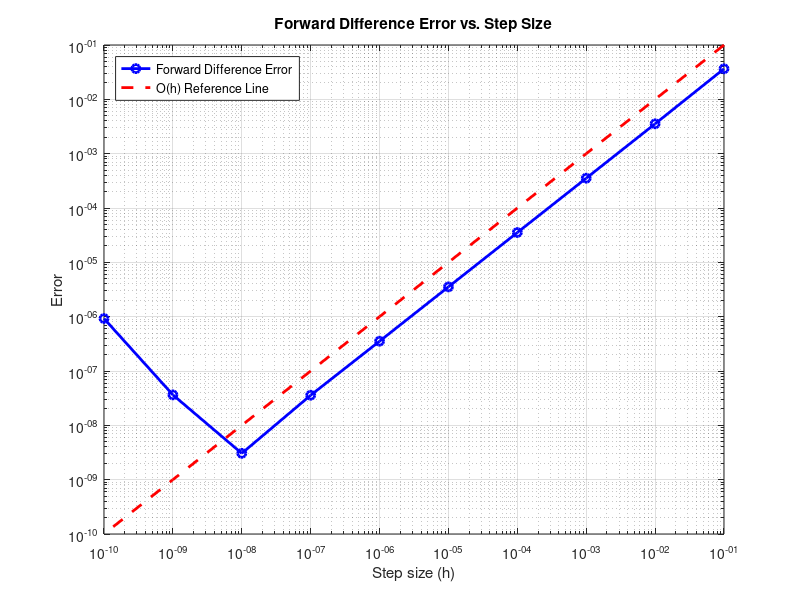

Reproduce this figure in MATLAB.
function forward_difference_study()
    % Define the function and its exact derivative
    f = @(x) sin(x);
    df_exact = @(x) cos(x);

    % Choose a point to evaluate the derivative
    x0 = pi/4;

    % Define a range of step sizes
    h = logspace(-1, -10, 10);

    % Initialize arrays to store errors and ratios
    errors = zeros(size(h));
    ratios = zeros(size(h) - 1);

    % Compute errors for each step size
    for i = 1:length(h)
        df_approx = forward_difference(f, x0, h(i));
        errors(i) = abs(df_approx - df_exact(x0));
    end

    % Compute ratios of successive errors
    for i = 1:length(h)-1
        ratios(i) = errors(i) / errors(i+1);
    end

    % Plot the results
    figure;
    loglog(h, errors, 'b-o', 'LineWidth', 2);
    hold on;
    loglog(h, h, 'r--', 'LineWidth', 2);
    xlabel('Step size (h)');
    ylabel('Error');
    title('Forward Difference Error vs. Step Size');
    legend('Forward Difference Error', 'O(h) Reference Line', 'Location', 'northwest');
    grid on;

    % Display the error ratios
    disp('Ratios of successive errors:');
    disp(ratios);

    % Compute and display the average ratio
    avg_ratio = mean(ratios);
    disp(['Average ratio: ', num2str(avg_ratio)]);
end

function df = forward_difference(f, x, h)
    df = (f(x + h) - f(x)) / h;
end